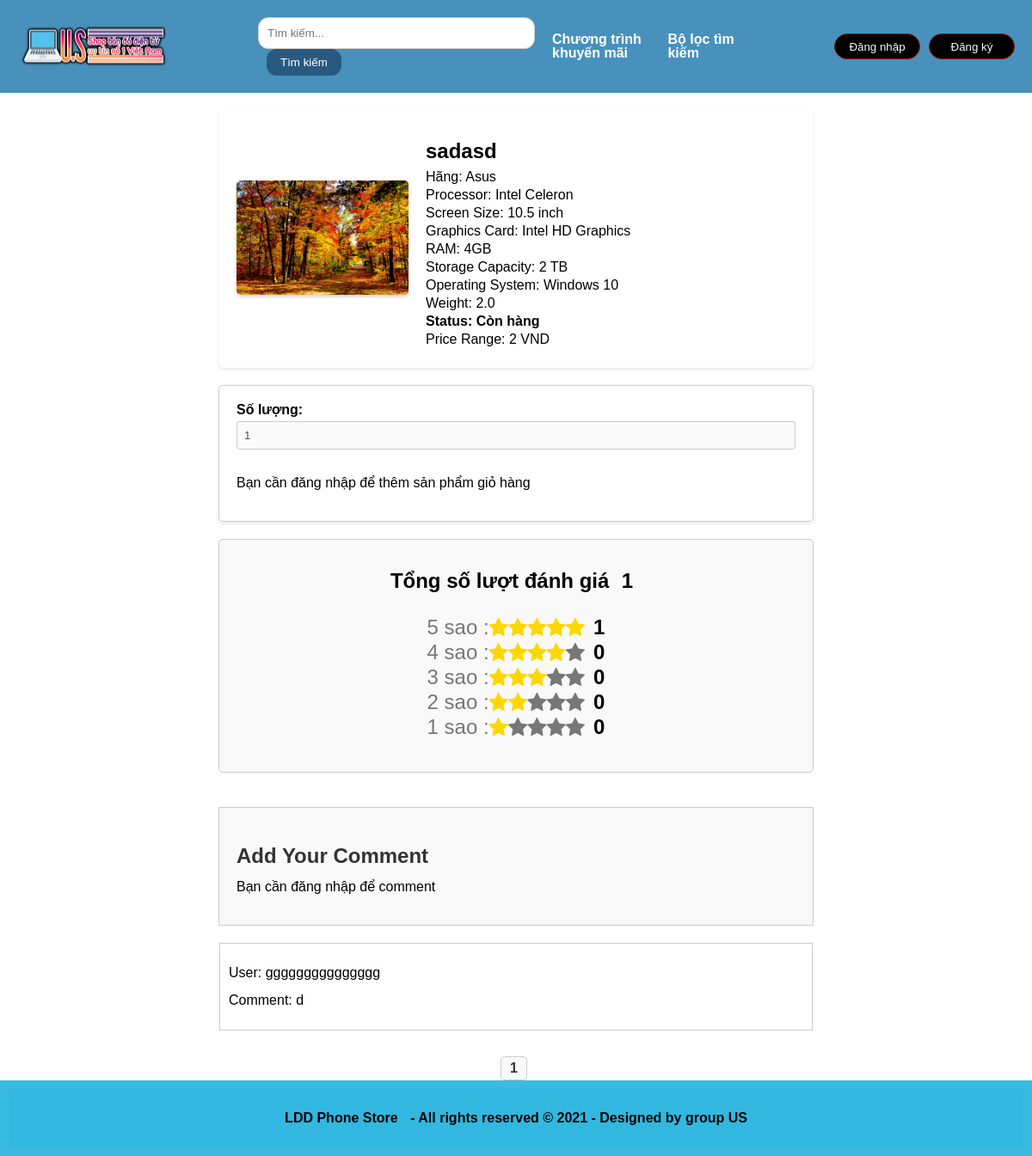
The app's page /layout/product_details.php?id=16 with its own data.
### tables this page shows
CREATE TABLE `laptops` (
  `id` int(11) NOT NULL,
  `laptop_name` varchar(100) NOT NULL,
  `brand` varchar(50) NOT NULL,
  `processor` varchar(50) NOT NULL,
  `screen_size` varchar(20) NOT NULL,
  `graphics_card` varchar(100) NOT NULL,
  `ram` varchar(10) NOT NULL,
  `storage_capacity` varchar(50) NOT NULL,
  `operating_system` varchar(50) NOT NULL,
  `weight` decimal(5,1) NOT NULL,
  `status` enum('Còn hàng','Liên hệ') NOT NULL,
  `price_range` decimal(10,0) NOT NULL,
  `image_url` varchar(255) NOT NULL
);

CREATE TABLE `binh_luan_laptop` (
  `id` int(11) NOT NULL,
  `id_nguoi_dung` int(11) NOT NULL,
  `laptop_id` int(11) NOT NULL,
  `rating` int(5) NOT NULL,
  `noi_dung` text NOT NULL,
  `ngay_binh_luan` date NOT NULL
);

CREATE TABLE `users` (
  `user_id` int(11) NOT NULL,
  `username` varchar(50) NOT NULL,
  `password` varchar(255) NOT NULL,
  `full_name` varchar(100) DEFAULT NULL,
  `sex` enum('Male','Female') DEFAULT NULL,
  `email` varchar(100) NOT NULL,
  `address` varchar(200) DEFAULT NULL,
  `type` enum('user','admin') NOT NULL
);

### layout/select-sql/laptop-detail-info.php (called while the page is built)
<?php
$laptop_id = sanitize_input($_GET['id']);
$sql = "SELECT `id`, `laptop_name`, `brand`, `processor`, `screen_size`, `graphics_card`, `ram`, `storage_capacity`, `operating_system`, `weight`, `status`, `price_range`, `image_url` FROM `laptops` WHERE `id` = $laptop_id";
$result = $conn->query($sql);
?>

### layout/select-sql/rating-review.php (called while the page is built, shortened)
<?php
                    function getTotalRatings($laptop_id, $conn) {
                        $sql = "SELECT COUNT(*) AS total_ratings FROM binh_luan_laptop WHERE laptop_id = ?";
                        $stmt = $conn->prepare($sql);
                        $stmt->bind_param("i", $laptop_id);
                        $stmt->execute();
                        $result = $stmt->get_result();
                        $row = $result->fetch_assoc();
                        return $row['total_ratings'];
                    }
                    function getRatingsCount($laptop_id, $rating, $conn) {
                        $sql = "SELECT COUNT(*) AS rating_count FROM binh_luan_laptop WHERE laptop_id = ? AND rating = ?";
                        $stmt = $conn->prepare($sql);
                        $stmt->bind_param("ii", $laptop_id, $rating);
                        $stmt->execute();
                        $result = $stmt->get_result();
                        $row = $result->fetch_assoc();
                        return $row['rating_count'];
                    }
                        $laptop_id = $row['id'];
                        $total_ratings = getTotalRatings($laptop_id, $conn);
                        $ratings_5 = getRatingsCount($laptop_id, 5, $conn);
                        $ratings_4 = getRatingsCount($laptop_id, 4, $conn);
                        $ratings_3 = getRatingsCount($laptop_id, 3, $conn);
                        $ratings_2 = getRatingsCount($laptop_id, 2, $conn);
                        $ratings_1 = getRatingsCount($laptop_id, 1, $conn);
                ?>

### layout/select-sql/comment.php (called while the page is built)
<?php
function get_comments_with_fullname($laptop_id) {
                global $conn;
                $laptop_id = sanitize_input($laptop_id);
                $sql = "SELECT bl.`id_nguoi_dung`, bl.`rating`, bl.`noi_dung`, u.`full_name`
                        FROM `binh_luan_laptop` bl
                        INNER JOIN `users` u ON bl.`id_nguoi_dung` = u.`user_id`
                        WHERE bl.`laptop_id` = $laptop_id
                        ORDER BY bl.`id` DESC";
                $result = $conn->query($sql);
                return $result->fetch_all(MYSQLI_ASSOC);
            }
            $comments = get_comments_with_fullname($laptop_id);
            ?>

### layout/product_details.php (the view, shortened to what this page needs)
<!DOCTYPE html>
<html lang="en">
<head>
    <link rel="stylesheet" href="/css/laptop_detail.css">
    <link rel="stylesheet" href="https://cdnjs.cloudflare.com/ajax/libs/font-awesome/4.7.0/css/font-awesome.min.css">
</head>
<body>
    <header><?php include "header.php"; ?></header>
    <div class="container">
    <?php
    include 'connect.php';
    function sanitize_input($input) {
        return intval($input);
    }
    if (isset($_GET['id'])) {
        include 'select-sql/laptop-detail-info.php';
        if ($result && $result->num_rows > 0) {
            $row = $result->fetch_assoc();
            ?>
            <div class="product-details">
                <div class="product-image">
                    <img src="/action/<?php echo $row['image_url']; ?>" alt="<?php echo $row['laptop_name']; ?> Image">
                </div>
                <div class="laptop_detail">
                    <form class="product-info-form">
                        <h1><?php echo $row['laptop_name']; ?></h1>
                        <p>Hãng: <?php echo $row['brand']; ?></p>
                        <p>Processor: <?php echo $row['processor']; ?></p>
                        <p>Screen Size: <?php echo $row['screen_size']; ?></p>
                        <p>Graphics Card: <?php echo $row['graphics_card']; ?></p>
                        <p>RAM: <?php echo $row['ram']; ?></p>
                        <p>Storage Capacity: <?php echo $row['storage_capacity']; ?></p>
                        <p>Operating System: <?php echo $row['operating_system']; ?></p>
                        <p>Weight: <?php echo $row['weight']; ?></p>
                        <p class="status">Status: <?php echo $row['status']; ?></p>
                        <p>Price Range: <?php echo $row['price_range']; ?> VND</p>
                    </form>
                </div>
            </div>
            <?php if (isset($_SESSION['user_id'])) : ?>
                <div class="add-to-cart-form">
                    <form action="/action/add_to_cart.php" method="post">
                        <input type="hidden" name="laptop_id" value="<?php echo $row['id']; ?>">
                        <input type="hidden" name="user_id" value="<?php echo $_SESSION['user_id']; ?>">
                        <label for="quantity">Số lượng:</label>
                        <input type="number" name="quantity" id="quantity" value="1" min="1" max="10">
                        <input type="submit" value="Add to Cart">
                    </form>
                </div>
                <?php  include 'select-sql/rating-review.php' ;?>
                <form class="rating-review">
                    <div class="star-total-total">
                        <h1 class="name-total">Tổng số lượt đánh giá</h1>
                        <h1 class="number-rating-total" ><?php echo $total_ratings; ?></h1>
                    </div>
                    <div class="break-down">
                        <div class="star-rating">
                            <span>5 sao : </span>
                            <span class="fa fa-star checked"></span>
                            <span class="fa fa-star checked"></span>
                            <span class="fa fa-star checked"></span>
                            <span class="fa fa-star checked"></span>
                            <span class="fa fa-star checked"></span>
                            <h1 class="number-rating"><?php echo $ratings_5; ?></h1>
                        </div>
                        <div class="star-rating">
                            <span>4 sao : </span>
                            <span class="fa fa-star checked"></span>
                            <span class="fa fa-star checked"></span>
                            <span class="fa fa-star checked"></span>
                            <span class="fa fa-star checked"></span>
                            <span class="fa fa-star"></span>
                            <h1 class="number-rating"><?php echo $ratings_4; ?></h1>
                        </div>
                        <div class="star-rating">
                            <span>3 sao : </span>
                            <span class="fa fa-star checked"></span>
                            <span class="fa fa-star checked"></span>
                            <span class="fa fa-star checked"></span>
                            <span class="fa fa-star"></span>
                            <span class="fa fa-star"></span>
                            <h1 class="number-rating"><?php echo $ratings_3; ?></h1>
                        </div>
                        <div class="star-rating">
                            <span>2 sao : </span>
                            <span class="fa fa-star checked"></span>
                            <span class="fa fa-star checked"></span>
                            <span class="fa fa-star"></span>
                            <span class="fa fa-star"></span>
                            <span class="fa fa-star"></span>
                            <h1 class="number-rating"><?php echo $ratings_2; ?></h1>
                        </div>
                        <div class="star-rating">
                            <span>1 sao : </span>
                            <span class="fa fa-star checked"></span>
                            <span class="fa fa-star"></span>
                            <span class="fa fa-star"></span>
                            <span class="fa fa-star"></span>
                            <span class="fa fa-star"></span>
                            <h1 class="number-rating"><?php echo $ratings_1; ?></h1>
                        </div>
                    </div>
                </form>
                <div class="comment-form">
                    <h3>Add Your Comment</h3>
                    <form action="/action/add_comment.php" method="post">
                        <input type="hidden" name="laptop_id" value="<?php echo $laptop_id; ?>">
                        <input type="hidden" name="user_id" value="<?php echo $_SESSION['user_id']; ?>">
                        <?php if (!empty($_SESSION['username'])) : ?>
                            <p><strong>Username:</strong> <?php echo $_SESSION['username']; ?></p>
                        <?php endif; ?>
                        <label for="rating">Rating:</label>
                        <select name="rating" id="rating">
                            <option value="5">5 Stars</option>
                            <option value="4">4 Stars</option>
                            <option value="3">3 Stars</option>
                            <option value="2">2 Stars</option>
                            <option value="1">1 Star</option>
                        </select>
                        <br>
                        <label for="comment">Your Comment:</label>
                        <textarea name="comment" id="comment" rows="4" cols="50" required></textarea>
                        <br>
                        <input type="submit" value="Submit">
                    </form>
                </div>
            <?php else : ?>
                <div class="add-to-cart-form">
                    <form action="/action/add_to_cart.php" method="post">
                        <label for="quantity">Số lượng:</label>
                        <input type="number" name="quantity" id="quantity" value="1" min="1" max="10" disabled>
                        <p>Bạn cần đăng nhập để thêm sản phẩm giỏ hàng</p>
                    </form>
                </div>
                <?php  include 'select-sql/rating-review.php' ;?>
                <form class="rating-review">
                    <div class="star-total-total">
                        <h1 class="name-total">Tổng số lượt đánh giá</h1>
                        <h1 class="number-rating-total" ><?php echo $total_ratings; ?></h1>
                    </div>
                    <div class="break-down">
                        <div class="star-rating">
                            <span>5 sao : </span>
                            <span class="fa fa-star checked"></span>
                            <span class="fa fa-star checked"></span>
                            <span class="fa fa-star checked"></span>
                            <span class="fa fa-star checked"></span>
                            <span class="fa fa-star checked"></span>
                            <h1 class="number-rating"><?php echo $ratings_5; ?></h1>
                        </div>
                        <div class="star-rating">
                            <span>4 sao : </span>
                            <span class="fa fa-star checked"></span>
                            <span class="fa fa-star checked"></span>
                            <span class="fa fa-star checked"></span>
                            <span class="fa fa-star checked"></span>
                            <span class="fa fa-star"></span>
                            <h1 class="number-rating"><?php echo $ratings_4; ?></h1>
                        </div>
                        <div class="star-rating">
                            <span>3 sao : </span>
                            <span class="fa fa-star checked"></span>
                            <span class="fa fa-star checked"></span>
                            <span class="fa fa-star checked"></span>
                            <span class="fa fa-star"></span>
                            <span class="fa fa-star"></span>
                            <h1 class="number-rating"><?php echo $ratings_3; ?></h1>
                        </div>
                        <div class="star-rating">
                            <span>2 sao : </span>
                            <span class="fa fa-star checked"></span>
                            <span class="fa fa-star checked"></span>
                            <span class="fa fa-star"></span>
                            <span class="fa fa-star"></span>
                            <span class="fa fa-star"></span>
                            <h1 class="number-rating"><?php echo $ratings_2; ?></h1>
                        </div>
                        <div class="star-rating">
                            <span>1 sao : </span>
                            <span class="fa fa-star checked"></span>
                            <span class="fa fa-star"></span>
                            <span class="fa fa-star"></span>
                            <span class="fa fa-star"></span>
                            <span class="fa fa-star"></span>
                            <h1 class="number-rating"><?php echo $ratings_1; ?></h1>
                        </div>
                    </div>
                    </div>
                <div class="comment-form-no-login">
                    <h3>Add Your Comment</h3>
                    <p>Bạn cần đăng nhập để comment</p>
                </div>
            <?php endif; ?>
            <?php
            include 'select-sql/comment.php';
            if (!empty($comments)) {
                $comments_per_page = 5;
                $total_comments = count($comments);
                $total_pages = ceil($total_comments / $comments_per_page);
                $current_page = isset($_GET['page']) ? intval($_GET['page']) : 1;
                $start_index = ($current_page - 1) * $comments_per_page;
                $end_index = $start_index + $comments_per_page;
                echo '<div class="comments">';
                for ($i = $start_index; $i < $end_index && $i < $total_comments; $i++) {
                    echo '<div class="comment">';
                    echo '<p>User: ' . $comments[$i]['full_name'] . '</p>';
                    echo '<p>Comment: ' . $comments[$i]['noi_dung'] . '</p>';
                    echo '</div>';
                }
                echo '</div>';
                echo '<div class="pagination">';
                for ($page = 1; $page <= $total_pages; $page++) {
                    echo '<a href="?id=' . $laptop_id . '&page=' . $page . '">' . $page . '</a>';
                }
                echo '</div>';
            } else {
                echo '<p>Hiện không có comment nào</p>';
            }
            ?>
                        <?php
                    } else {
                        echo "<p>Không tìm thấy laptop</p>";
                    }
                } else {
                    echo "<p>Yêu cầu không hợp lệ. ID máy tính xách tay không được cung cấp</p>";
                }
                ?>
    <footer><?php include "footer.php"; ?></footer>
</body>
</html>

### records on screen
laptops: image_url (picture), laptop_name "sadasd", brand "Asus", processor "Intel Celeron", screen_size "10.5 inch", graphics_card "Intel HD Graphics", ram "4GB", storage_capacity "2 TB", operating_system "Windows 10", weight "2.0", status "Còn hàng", price_range "2"
binh_luan_laptop: users.full_name "ggggggggggggggg", noi_dung "d"

### other values on screen
$total_ratings "1"
$ratings_5 "1"
$ratings_4 "0"
$ratings_3 "0"
$ratings_2 "0"
$ratings_1 "0"
